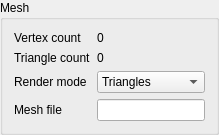
<?xml version="1.0" encoding="UTF-8"?>
<ui version="4.0">
 <class>MeshComp</class>
 <widget class="ComponentGroup&lt;Raz::Mesh&gt;" name="MeshComp">
  <property name="windowTitle">
   <string>Mesh</string>
  </property>
  <property name="title">
   <string>Mesh</string>
  </property>
  <layout class="QFormLayout" name="meshLayout">
   <item row="0" column="0">
    <widget class="QLabel" name="vertexCountLabel">
     <property name="text">
      <string>Vertex count</string>
     </property>
    </widget>
   </item>
   <item row="0" column="1">
    <widget class="QLabel" name="vertexCount">
     <property name="text">
      <string notr="true">0</string>
     </property>
    </widget>
   </item>
   <item row="1" column="0">
    <widget class="QLabel" name="triangleCountLabel">
     <property name="text">
      <string>Triangle count</string>
     </property>
    </widget>
   </item>
   <item row="1" column="1">
    <widget class="QLabel" name="triangleCount">
     <property name="text">
      <string notr="true">0</string>
     </property>
    </widget>
   </item>
   <item row="2" column="0">
    <widget class="QLabel" name="renderModeLabel">
     <property name="text">
      <string>Render mode</string>
     </property>
    </widget>
   </item>
   <item row="2" column="1">
    <widget class="QComboBox" name="renderMode">
     <item>
      <property name="text">
       <string>Triangles</string>
      </property>
     </item>
     <item>
      <property name="text">
       <string>Points</string>
      </property>
     </item>
    </widget>
   </item>
   <item row="3" column="0">
    <widget class="QLabel" name="meshFileLabel">
     <property name="text">
      <string>Mesh file</string>
     </property>
    </widget>
   </item>
   <item row="3" column="1">
    <widget class="FileWidget&lt;FileType::MESH&gt;" name="meshFile">
     <property name="enabled">
      <bool>true</bool>
     </property>
     <property name="readOnly">
      <bool>true</bool>
     </property>
    </widget>
   </item>
  </layout>
 </widget>
 <customwidgets>
  <customwidget>
   <class>ComponentGroup&lt;Raz::Mesh&gt;</class>
   <extends>QGroupBox</extends>
   <header>RaZor/Interface/ComponentGroup.hpp</header>
  </customwidget>
  <customwidget>
   <class>FileWidget&lt;FileType::MESH&gt;</class>
   <extends>QLineEdit</extends>
   <header>RaZor/Interface/FileWidget.hpp</header>
  </customwidget>
 </customwidgets>
 <resources/>
 <connections/>
</ui>
